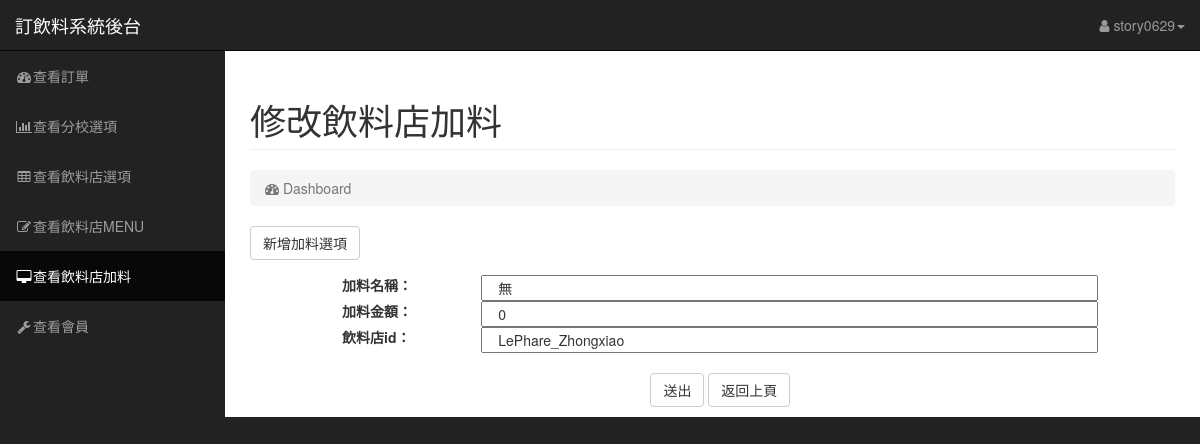
Page /backend/goods_modify.php?gid=1 (signed in) on the committed database.
### tables this page shows
CREATE TABLE `goods` (
  `gid` int(100) UNSIGNED NOT NULL,
  `goods` varchar(100) NOT NULL,
  `price` int(100) NOT NULL,
  `pcode` varchar(100) NOT NULL
);

### backend/goods_modify.php (the view, shortened to what this page needs)
<?php
    $gid = $_GET["gid"];
    $sql = "SELECT * FROM `goods` WHERE gid='$gid'";
    $result = mysql_query($sql);
    $row = mysql_fetch_assoc($result);
 ?>
<!DOCTYPE html>
<html lang="en">
<head>
    <link href="../css/bootstrap.min.css" rel="stylesheet">
    <link href="../css/sb-admin.css" rel="stylesheet">
    <link href="../css/plugins/morris.css" rel="stylesheet">
    <link href="https://cdnjs.cloudflare.com/ajax/libs/font-awesome/4.7.0/css/font-awesome.min.css" rel="stylesheet">
</head>
<body>
    <div id="wrapper">
        <nav class="navbar navbar-inverse navbar-fixed-top" role="navigation">
            <div class="navbar-header">
                <a class="navbar-brand" href="index.php">訂飲料系統後台</a>
            </div>
            <ul class="nav navbar-right top-nav">
                <li class="dropdown">
                    <a href="#" class="dropdown-toggle" data-toggle="dropdown"><i class="fa fa-user"></i>&nbsp;<?php echo $_SESSION["USER"]; ?><b class="caret"></b></a>
                </li>
            </ul>
            <div class="collapse navbar-collapse navbar-ex1-collapse">
                <ul class="nav navbar-nav side-nav">
                    <li>
                        <a href="index.php"><i class="fa fa-fw fa-dashboard"></i>查看訂單</a>
                    </li>
                    <li>
                        <a href="scholl.php"><i class="fa fa-fw fa-bar-chart-o"></i>查看分校選項</a>
                    </li>
                    <li>
                        <a href="shop.php"><i class="fa fa-fw fa-table"></i>查看飲料店選項</a>
                    </li>
                    <li>
                        <a href="menu.php"><i class="fa fa-fw fa-edit"></i>查看飲料店MENU</a>
                    </li>
                    <li class="active">
                        <a href="goods.php"><i class="fa fa-fw fa-desktop"></i>查看飲料店加料</a>
                    </li>
                    <li>
                        <a href="member.php"><i class="fa fa-fw fa-wrench"></i>查看會員</a>
                    </li>
                </ul>
            </div>
        </nav>
        <div id="page-wrapper">
            <div class="container-fluid">
                <div class="row">
                    <div class="col-lg-12">
                        <h1 class="page-header">
                            修改飲料店加料<small></small>
                        </h1>
                        <ol class="breadcrumb">
                            <li class="active">
                                <i class="fa fa-dashboard"></i> Dashboard
                            </li>
                        </ol>
                        <a href="goods_add.php" class="btn btn-default">新增加料選項</a>
                    </div>
                </div>
                    <form action="goods_modify_ok.php" class="myForm" method="post">
                        <div class="form-group"><label class="col-md-2 col-md-offset-1 col-sm-3 col-xs-4">加料名稱：</label><input type="text" placeholder="請輸入加料名稱" name="goods" class="col-md-8 col-sm-8 col-xs-8" value="<?php echo $row["goods"]; ?>"></div>
                        <div class="form-group"><label class="col-md-2 col-md-offset-1 col-sm-3 col-xs-4">加料金額：</label><input type="text" placeholder="請輸入加料金額" name="price" class="col-md-8 col-sm-8 col-xs-8" value="<?php echo $row["price"]; ?>"></div>
                        <div class="form-group"><label class="col-md-2 col-md-offset-1 col-sm-3 col-xs-4">飲料店id：</label><input type="text" placeholder="請輸入飲料店id" name="pcode" class="col-md-8 col-sm-8 col-xs-8" value="<?php echo $row["pcode"]; ?>"></div>
                        <div class="col-md-6 col-md-offset-5">
                            <br>
                            <input type="submit" value="送出" class="btn btn-default">
                            <input type="button" value="返回上頁" onclick="history.back()" class="btn btn-default">
                        </div>
                    </form>
            </div>
        </div>
    </div>
</body>
</html>

### css/sb-admin.css (style rules this page uses)
body { margin-top: 100px; background-color: #222; }
@media (min-width:768px) { body { margin-top: 50px; } }
#wrapper { padding-left: 0; }
#page-wrapper { width: 100%; padding: 0; background-color: #fff; }
@media (min-width:768px) { #wrapper { padding-left: 225px; } }
@media (min-width:768px) { #page-wrapper { padding: 10px; } }
.top-nav { padding: 0 15px; }
.top-nav>li { display: inline-block; float: left; }
.top-nav>li>a { padding-top: 15px; padding-bottom: 15px; line-height: 20px; color: #999; }
@media (min-width:768px) { .side-nav { position: fixed; top: 51px; left: 225px; width: 225px; margin-left: -225px; border: none; border-radius: 0; overflow-y: auto; background-color: #222; bottom: 0; overflow-x: hidden; padding-bottom: 40px; } }
@media (min-width:768px) { .side-nav>li>a { width: 225px; } }

### rows in the picture
goods: goods "無", price "0", pcode "LePhare_Zhongxiao"

### other values in the picture
$_SESSION["USER"] "story0629"
